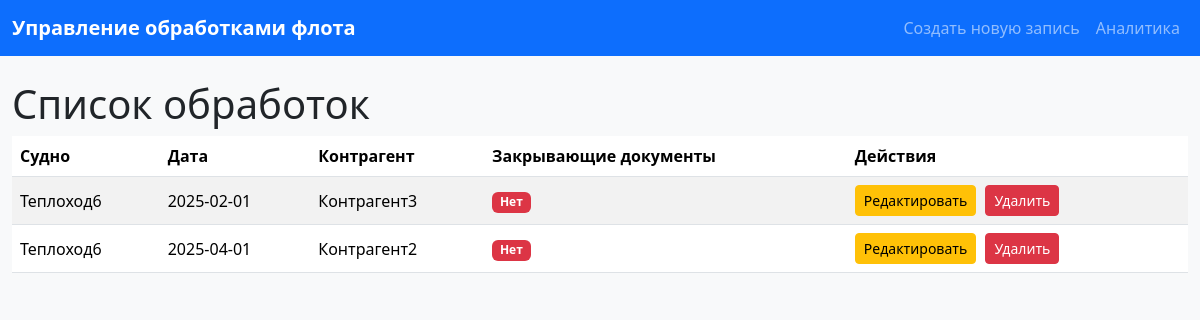
Before: / with the older database file.
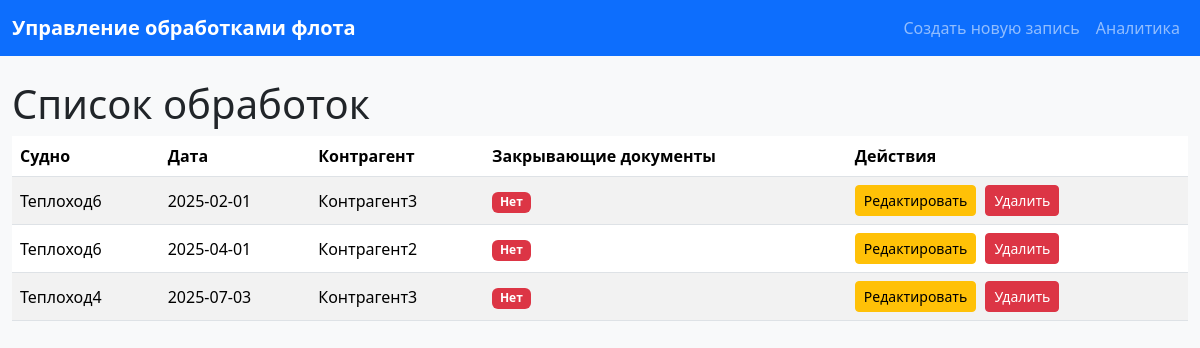
After: the same page with the newer database file.
### main.py (models this page shows)
class Operation(Base):
    __tablename__ = "operations"
    id = Column(Integer, primary_key=True, index=True)
    ship_id = Column(Integer, ForeignKey("ships.id"))
    port_id = Column(Integer, ForeignKey("ports.id"))
    contractor_id = Column(Integer, ForeignKey("contractors.id"))
    date = Column(Date)
    has_documents = Column(Boolean, default=False)
    ship = relationship("Ship")
    port = relationship("Port")
    contractor = relationship("Contractor")
    pollutants = relationship("OperationPollutant", back_populates="operation", cascade="all, delete-orphan")

class Ship(Base):
    __tablename__ = "ships"
    id = Column(Integer, primary_key=True, index=True)
    name = Column(String, unique=True, index=True)

class Contractor(Base):
    __tablename__ = "contractors"
    id = Column(Integer, primary_key=True, index=True)
    name = Column(String, unique=True, index=True)

### main.py (the view)
@app.get("/", response_class=HTMLResponse)
async def list_operations(request: Request, db: Session = Depends(get_db)):
    operations = db.query(Operation).all()
    return templates.TemplateResponse("list.html", {"request": request, "operations": operations})

### templates/list.html (shortened to what this page needs)
<!DOCTYPE html>
<html lang="ru">
<head>
    <link href="https://cdn.jsdelivr.net/npm/bootstrap@5.3.3/dist/css/bootstrap.min.css" rel="stylesheet">
    <link href="/static/styles.css" rel="stylesheet">
</head>
<body>
    <nav class="navbar navbar-expand-lg navbar-dark bg-primary">
        <div class="container">
            <a class="navbar-brand" href="/">Управление обработками флота</a>
            <div class="navbar-nav">
                <a class="nav-link" href="/create">Создать новую запись</a>
                <a class="nav-link" href="/analytics">Аналитика</a>
            </div>
        </div>
    </nav>
    <div class="container mt-4">
        <h1>Список обработок</h1>
        <table class="table table-striped table-hover">
            <thead>
                <tr>
                    <th>Судно</th>
                    <th>Дата</th>
                    <th>Контрагент</th>
                    <th>Закрывающие документы</th>
                    <th>Действия</th>
                </tr>
            </thead>
            <tbody>
                {% for op in operations %}
                <tr>
                    <td>{{ op.ship.name }}</td>
                    <td>{{ op.date }}</td>
                    <td>{{ op.contractor.name }}</td>
                    <td>{% if op.has_documents %}<span class="badge bg-success">Да</span>{% else %}<span class="badge bg-danger">Нет</span>{% endif %}</td>
                    <td>
                        <a href="/edit/{{ op.id }}" class="btn btn-sm btn-warning">Редактировать</a>
                        <form action="/delete/{{ op.id }}" method="post" style="display:inline;">
                            <input type="submit" value="Удалить" class="btn btn-sm btn-danger" onclick="return confirm('Вы уверены, что хотите удалить эту запись?');">
                        </form>
                    </td>
                </tr>
                {% endfor %}
            </tbody>
        </table>
    </div>
</body>
</html>

### static/styles.css (style rules this page uses)
body { background-color: #f8f9fa; }
.navbar-brand { font-weight: bold; }
.table th, .table td { vertical-align: middle; }
.btn { margin-right: 5px; }
.container { max-width: 1200px; }

Changed rows visible on the page:
added Operation: ship.name "Теплоход4", date "2025-07-03", contractor.name "Контрагент3", has_documents "Нет"
